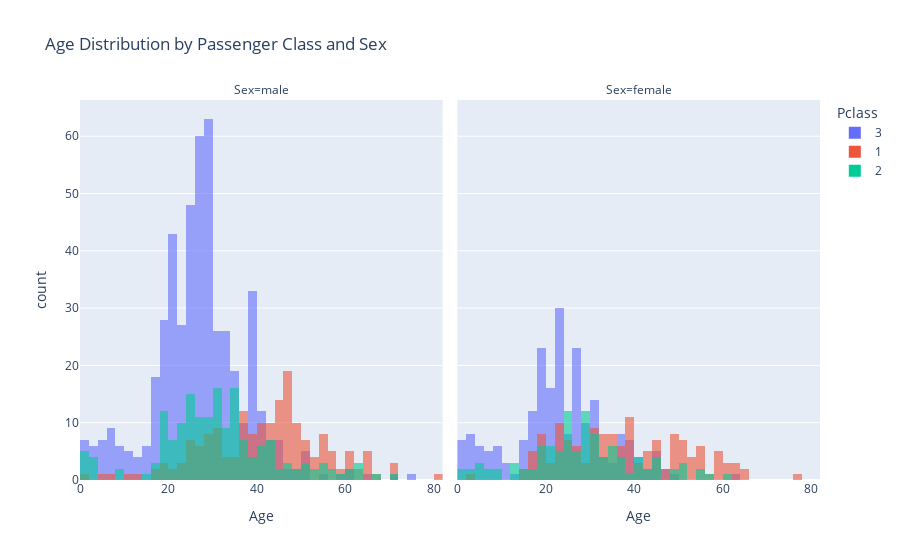

Notebook cell for this chart:
### Markdown cell above
### 4. Visual Exploatory Analysis

### Code cell
fig = px.histogram(combined, x='Age', color='Pclass', barmode='overlay', 
                   facet_col='Sex',
                   title='Age Distribution by Passenger Class and Sex',
                   opacity=0.6)
fig.show()

### Figure 1 — Plotly figure (JSON) as saved in the notebook; plotly's stock layout.template omitted (floating-point values rounded to 4 significant figures; data arrays with more than 128 entries replaced by an {"elided": "..."} marker saying what was removed)
{"data": [{"bingroup": "x", "hovertemplate": "Pclass=3<br>Sex=male<br>Age=%{x}<br>count=%{y}<extra></extra>", "legendgroup": "3", "marker": {"color": "#636efa", "opacity": 0.6, "pattern": {"shape": ""}}, "name": "3", "orientation": "v", "showlegend": true, "type": "histogram", "x": {"elided": "493 float values"}, "xaxis": "x", "yaxis": "y"}, {"bingroup": "x", "hovertemplate": "Pclass=3<br>Sex=female<br>Age=%{x}<br>count=%{y}<extra></extra>", "legendgroup": "3", "marker": {"color": "#636efa", "opacity": 0.6, "pattern": {"shape": ""}}, "name": "3", "orientation": "v", "showlegend": false, "type": "histogram", "x": {"elided": "216 float values"}, "xaxis": "x2", "yaxis": "y2"}, {"bingroup": "x", "hovertemplate": "Pclass=1<br>Sex=male<br>Age=%{x}<br>count=%{y}<extra></extra>", "legendgroup": "1", "marker": {"color": "#EF553B", "opacity": 0.6, "pattern": {"shape": ""}}, "name": "1", "orientation": "v", "showlegend": true, "type": "histogram", "x": {"elided": "179 float values"}, "xaxis": "x", "yaxis": "y"}, {"bingroup": "x", "hovertemplate": "Pclass=1<br>Sex=female<br>Age=%{x}<br>count=%{y}<extra></extra>", "legendgroup": "1", "marker": {"color": "#EF553B", "opacity": 0.6, "pattern": {"shape": ""}}, "name": "1", "orientation": "v", "showlegend": false, "type": "histogram", "x": {"elided": "144 float values"}, "xaxis": "x2", "yaxis": "y2"}, {"bingroup": "x", "hovertemplate": "Pclass=2<br>Sex=male<br>Age=%{x}<br>count=%{y}<extra></extra>", "legendgroup": "2", "marker": {"color": "#00cc96", "opacity": 0.6, "pattern": {"shape": ""}}, "name": "2", "orientation": "v", "showlegend": true, "type": "histogram", "x": {"elided": "171 float values"}, "xaxis": "x", "yaxis": "y"}, {"bingroup": "x", "hovertemplate": "Pclass=2<br>Sex=female<br>Age=%{x}<br>count=%{y}<extra></extra>", "legendgroup": "2", "marker": {"color": "#00cc96", "opacity": 0.6, "pattern": {"shape": ""}}, "name": "2", "orientation": "v", "showlegend": false, "type": "histogram", "x": [14.0, 55.0, 27.0, 3.0, 29.0, 21.0, 5.0, 29.0, 17.0, 34.0, 32.5, 29.0, 40.0, 32.0, 24.0, 35.0, 8.0, 24.0, 50.0, 41.0, 29.77, 26.0, 24.0, 30.0, 22.0, 36.0, 24.0, 40.0, 38.0, 36.0, 17.0, 28.0, 34.0, 18.0, 28.0, 19.0, 42.0, 24.0, 45.0, 28.0, 13.0, 50.0, 33.0, 23.0, 33.0, 34.0, 36.0, 50.0, 2.0, 7.0, 19.0, 34.0, 25.0, 21.64, 24.0, 22.0, 24.0, 4.0, 28.0, 18.0, 40.0, 45.0, 27.0, 6.0, 30.0, 30.0, 4.0, 48.0, 57.0, 54.0, 31.0, 44.0, 42.0, 27.0, 28.0, 25.0, 24.0, 30.0, 20.0, 35.04, 29.0, 12.0, 26.0, 15.0, 20.0, 36.0, 21.0, 8.0, 60.0, 30.0, 22.0, 18.0, 45.0, 22.0, 29.0, 0.92, 19.0, 29.0, 20.0, 1.0, 12.0, 48.0, 31.0, 24.0, 31.0, 24.0], "xaxis": "x2", "yaxis": "y2"}], "layout": {"annotations": [{"font": {}, "showarrow": false, "text": "Sex=male", "x": 0.245, "xanchor": "center", "xref": "paper", "y": 1, "yanchor": "bottom", "yref": "paper"}, {"font": {}, "showarrow": false, "text": "Sex=female", "x": 0.755, "xanchor": "center", "xref": "paper", "y": 1, "yanchor": "bottom", "yref": "paper"}], "barmode": "overlay", "legend": {"title": {"text": "Pclass"}, "tracegroupgap": 0}, "title": {"text": "Age Distribution by Passenger Class and Sex"}, "xaxis": {"anchor": "y", "domain": [0, 0.49], "title": {"text": "Age"}}, "xaxis2": {"anchor": "y2", "domain": [0.51, 1], "matches": "x", "title": {"text": "Age"}}, "yaxis": {"anchor": "x", "domain": [0, 1], "title": {"text": "count"}}, "yaxis2": {"anchor": "x2", "domain": [0, 1], "matches": "y", "showticklabels": false}}}
